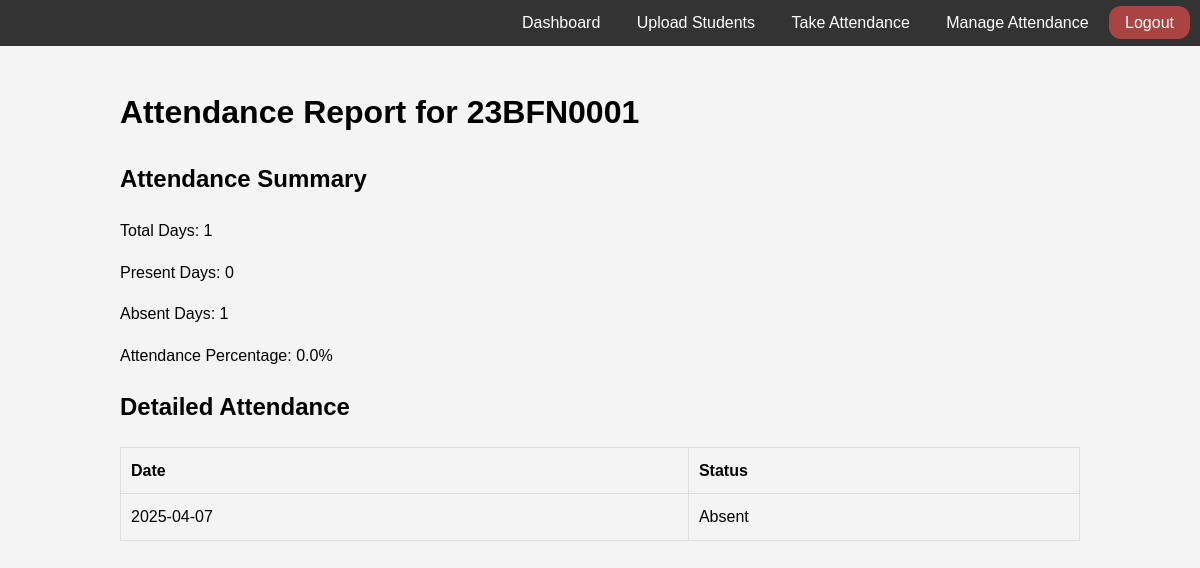
The page /attendance_report/23BFN0001 (signed in) on the database its author committed.
### tables this page shows
CREATE TABLE attendance (
        id INTEGER PRIMARY KEY AUTOINCREMENT,
        Reg_no TEXT NOT NULL,
        date TEXT NOT NULL,
        status TEXT NOT NULL,
        FOREIGN KEY(Reg_no) REFERENCES student(Reg_no)
    );

### app.py (the view)
    def wrapper(*args, **kwargs):
        if 'user_id' not in session:
            flash('Please login to access this page', 'error')
            return redirect(url_for('login'))
        return f(*args, **kwargs)

### app.py (called while the page is built)
def get_db():
    conn = sqlite3.connect(db)
    conn.row_factory = sqlite3.Row
    return conn

def login_required(f):
    def wrapper(*args, **kwargs):
        if 'user_id' not in session:
            flash('Please login to access this page', 'error')
            return redirect(url_for('login'))
        return f(*args, **kwargs)
    wrapper.__name__ = f.__name__
    return wrapper

### templates/attendance_report.html
{% extends "base.html" %}
{% block content %}
<h1>Attendance Report for {{ student.Reg_no }}</h1>
<div>
    <h2>Attendance Summary</h2>
    <p>Total Days: {{ total_days }}</p>
    <p>Present Days: {{ present_days }}</p>
    <p>Absent Days: {{ absent_days }}</p>
    <p>Attendance Percentage: {{ attendance_percentage }}%</p>
</div>
<h2>Detailed Attendance</h2>
<table>
    <thead>
        <tr>
            <th>Date</th>
            <th>Status</th>
        </tr>
    </thead>
    <tbody>
        {% for attendance in attendances %}
        <tr>
            <td>{{ attendance.date }}</td>
            <td>{{ attendance.status }}</td>
        </tr>
        {% endfor %}
    </tbody>
</table>
{% endblock %}

### templates/base.html (style rules this page uses)
body { font-family: Arial, sans-serif; line-height: 1.6; margin: 0; padding: 0; background-color: #f4f4f4; }
table { width: 100%; border-collapse: collapse; margin-top: 20px; }
table, th, td { border: 1px solid #ddd; }
th, td { padding: 10px; text-align: left; }

### rows shown on the page
attendance: Reg_no "23BFN0001", date "2025-04-07", status "Absent"

### other values the page prints
{{ total_days }} "1"
{{ present_days }} "0"
{{ absent_days }} "1"
{{ attendance_percentage }} "0.0"
